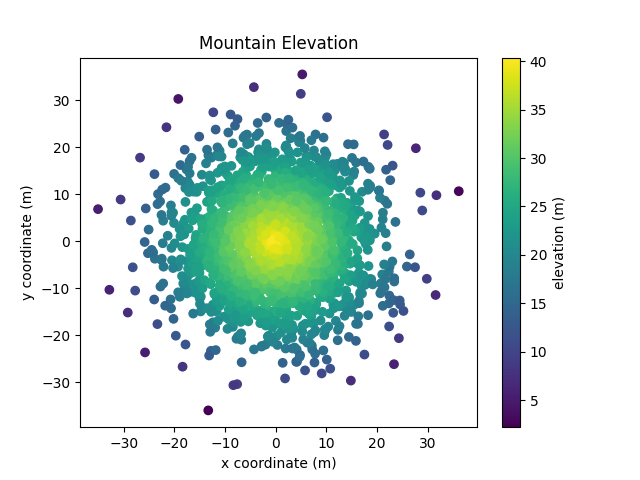

Generate this figure with Python:
#!/usr/bin/env python3
"""Gradient Mountain Top"""
import numpy as np
import matplotlib.pyplot as plt


def gradient():
    """Yellow close to Sun, you are the Sun"""
    np.random.seed(5)

    x = np.random.randn(2000) * 10
    y = np.random.randn(2000) * 10
    z = np.random.rand(2000) + 40 - np.sqrt(np.square(x) + np.square(y))

    plt.title('Mountain Elevation')
    plt.scatter(x, y, c=z, cmap='viridis')
    plt.xlabel('x coordinate (m)')
    plt.ylabel('y coordinate (m)')
    plt.colorbar(label='elevation (m)')

    plt.savefig('100-gradient')
    plt.show()


if __name__ == '__main__':
    gradient()
